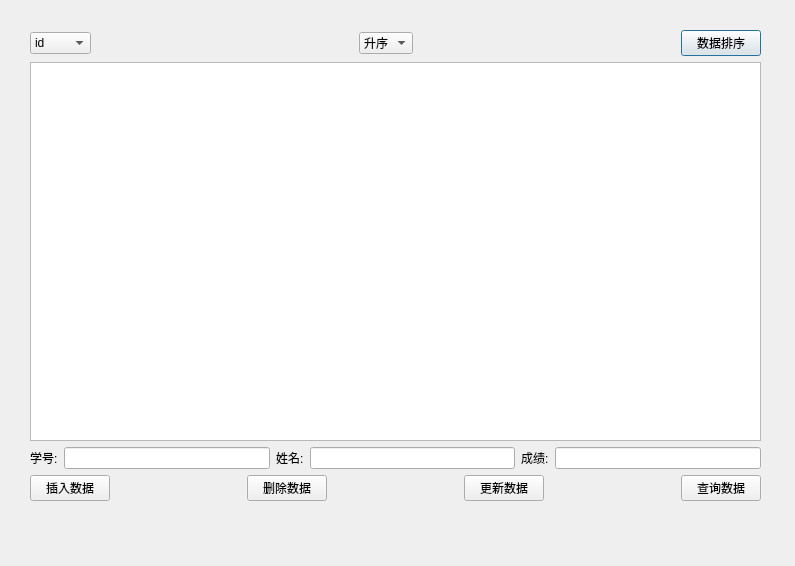
<?xml version="1.0" encoding="UTF-8"?>
<ui version="4.0">
 <class>StudentDig</class>
 <widget class="QDialog" name="StudentDig">
  <property name="geometry">
   <rect>
    <x>0</x>
    <y>0</y>
    <width>795</width>
    <height>566</height>
   </rect>
  </property>
  <property name="windowTitle">
   <string>学生信息管理系统</string>
  </property>
  <property name="windowIcon">
   <iconset resource="res.qrc">
    <normaloff>:/new/prefix1/newico.jpg</normaloff>:/new/prefix1/newico.jpg</iconset>
  </property>
  <widget class="QWidget" name="layoutWidget">
   <property name="geometry">
    <rect>
     <x>30</x>
     <y>30</y>
     <width>731</width>
     <height>471</height>
    </rect>
   </property>
   <layout class="QVBoxLayout" name="verticalLayout">
    <item>
     <layout class="QHBoxLayout" name="horizontalLayout">
      <item>
       <widget class="QComboBox" name="comboBoxValue">
        <property name="editable">
         <bool>false</bool>
        </property>
        <item>
         <property name="text">
          <string>id</string>
         </property>
        </item>
        <item>
         <property name="text">
          <string>name</string>
         </property>
        </item>
        <item>
         <property name="text">
          <string>score</string>
         </property>
        </item>
       </widget>
      </item>
      <item>
       <spacer name="horizontalSpacer">
        <property name="orientation">
         <enum>Qt::Horizontal</enum>
        </property>
        <property name="sizeHint" stdset="0">
         <size>
          <width>40</width>
          <height>20</height>
         </size>
        </property>
       </spacer>
      </item>
      <item>
       <widget class="QComboBox" name="comboBoxCond">
        <item>
         <property name="text">
          <string>升序</string>
         </property>
        </item>
        <item>
         <property name="text">
          <string>降序</string>
         </property>
        </item>
       </widget>
      </item>
      <item>
       <spacer name="horizontalSpacer_2">
        <property name="orientation">
         <enum>Qt::Horizontal</enum>
        </property>
        <property name="sizeType">
         <enum>QSizePolicy::MinimumExpanding</enum>
        </property>
        <property name="sizeHint" stdset="0">
         <size>
          <width>40</width>
          <height>20</height>
         </size>
        </property>
       </spacer>
      </item>
      <item>
       <widget class="QPushButton" name="pushButtonSort">
        <property name="text">
         <string>数据排序</string>
        </property>
       </widget>
      </item>
     </layout>
    </item>
    <item>
     <widget class="QTableWidget" name="tableWidget"/>
    </item>
    <item>
     <layout class="QHBoxLayout" name="horizontalLayout_2">
      <item>
       <widget class="QLabel" name="label">
        <property name="text">
         <string>学号:</string>
        </property>
       </widget>
      </item>
      <item>
       <widget class="QLineEdit" name="lineEdit_ID"/>
      </item>
      <item>
       <widget class="QLabel" name="label_2">
        <property name="text">
         <string>姓名:</string>
        </property>
       </widget>
      </item>
      <item>
       <widget class="QLineEdit" name="lineEdit_NAME"/>
      </item>
      <item>
       <widget class="QLabel" name="label_3">
        <property name="text">
         <string>成绩:</string>
        </property>
       </widget>
      </item>
      <item>
       <widget class="QLineEdit" name="lineEdit_SCORE"/>
      </item>
     </layout>
    </item>
    <item>
     <layout class="QHBoxLayout" name="horizontalLayout_3">
      <item>
       <widget class="QPushButton" name="pushButton_INSERT">
        <property name="text">
         <string>插入数据</string>
        </property>
       </widget>
      </item>
      <item>
       <spacer name="horizontalSpacer_3">
        <property name="orientation">
         <enum>Qt::Horizontal</enum>
        </property>
        <property name="sizeHint" stdset="0">
         <size>
          <width>40</width>
          <height>20</height>
         </size>
        </property>
       </spacer>
      </item>
      <item>
       <widget class="QPushButton" name="pushButton_DELETE">
        <property name="text">
         <string>删除数据</string>
        </property>
       </widget>
      </item>
      <item>
       <spacer name="horizontalSpacer_4">
        <property name="orientation">
         <enum>Qt::Horizontal</enum>
        </property>
        <property name="sizeHint" stdset="0">
         <size>
          <width>40</width>
          <height>20</height>
         </size>
        </property>
       </spacer>
      </item>
      <item>
       <widget class="QPushButton" name="pushButton_UPDATE">
        <property name="text">
         <string>更新数据</string>
        </property>
       </widget>
      </item>
      <item>
       <spacer name="horizontalSpacer_5">
        <property name="orientation">
         <enum>Qt::Horizontal</enum>
        </property>
        <property name="sizeHint" stdset="0">
         <size>
          <width>40</width>
          <height>20</height>
         </size>
        </property>
       </spacer>
      </item>
      <item>
       <widget class="QPushButton" name="pushButton_QUERY">
        <property name="text">
         <string>查询数据</string>
        </property>
       </widget>
      </item>
     </layout>
    </item>
   </layout>
  </widget>
 </widget>
 <resources>
  <include location="res.qrc"/>
 </resources>
 <connections/>
</ui>
